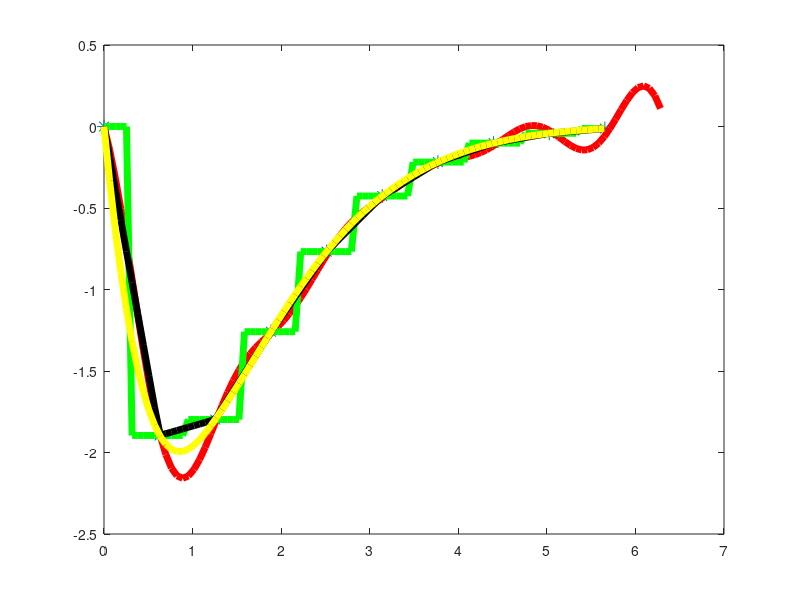

This figure's MATLAB source:
x=[0:9]*(2*pi)/10;
y=x.*(x-2*pi).*exp(-x);
t=0:(2*pi/99):2*pi;
f=t.*(t-2*pi).*exp(-t);
zaux=interpft(y,100);
z=real(zaux);
lpp=interp1(x,y,t,'linear');
cpp=interp1(x,y,t,'nearest');
s=interp1(x,y,t,'spline');
plot(x,y,'*','MarkerSize',10)
hold on
plot(t,z,'r','Linewidth',5)
plot(t,cpp,'g','LineWidth',5)
plot(t,lpp,'k','Linewidth',5)
plot(t,s,'y','LineWidth',5)
